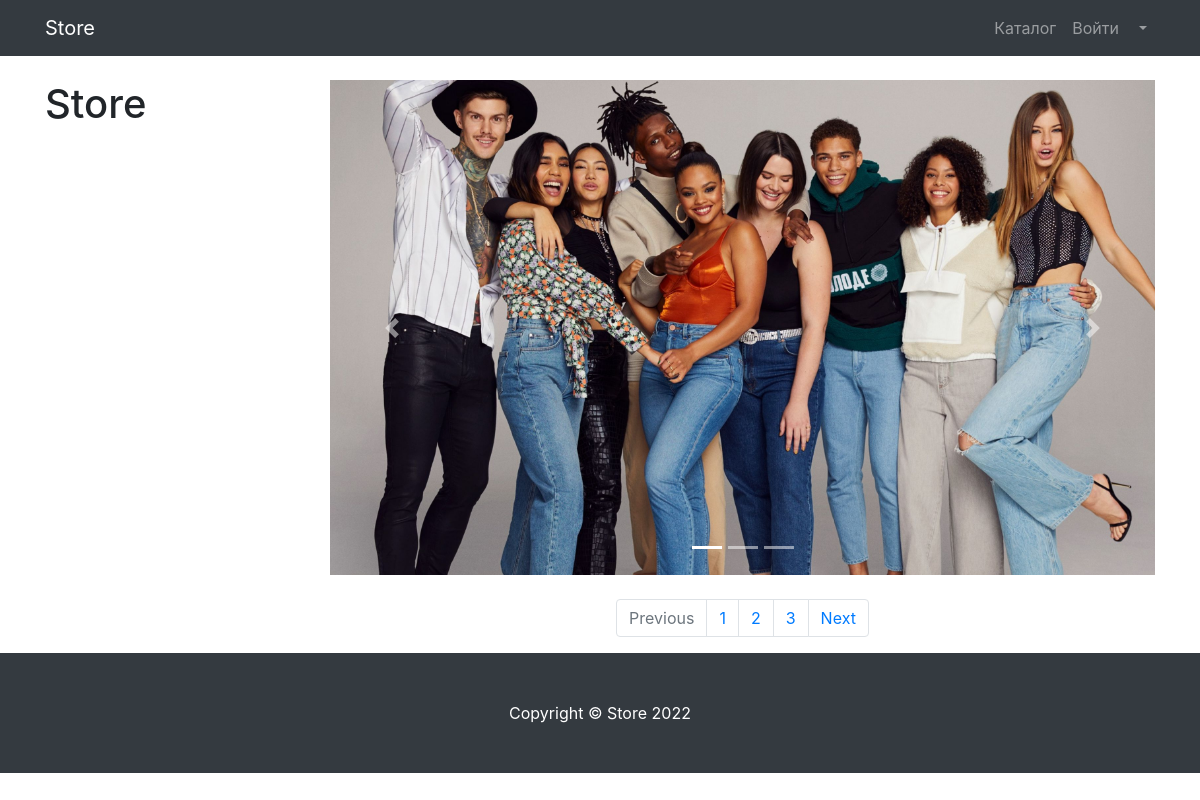
The app's page /products, older data.
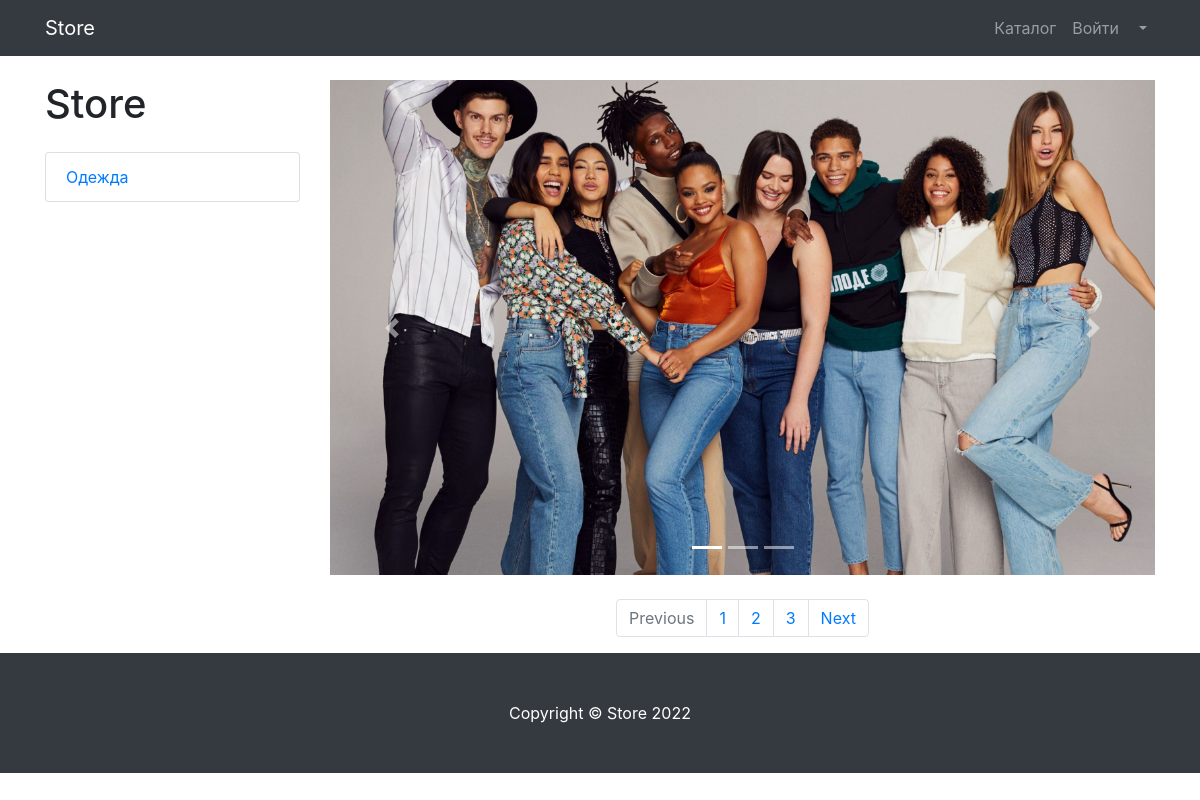
The same page, newer data.
### products/models.py (models this page shows)
class ProductCategory(models.Model):
    name = models.CharField(max_length=128, unique=True)
    description = models.TextField(null=True, blank=True)
    def __str__(self) -> str:
        return self.name

### products/views.py (the view)
# urls.py: path('products', products, name='products'), #стартовая страница
def products(request):
    context = {
        'title': 'Store - Каталог',
        'products': Product.objects.all(),
        'categorys': ProductCategory.objects.all()
    }
    return render(request, 'products/products.html', context)

### products/templates/products/products.html (shortened to what this page needs)
{% extends 'products/base.html' %}
{% load static %}
{% block css %}
    <link href="{% static 'vendor/css/products.css' %}" rel="stylesheet">
{% endblock css %}
{% block content %}
    <div class="container">
        <div class="row">
            <div class="col-lg-3">
                <h1 class="my-4">Store</h1>
                <div class="list-group">
                    {% for category in categorys %}
                        <a href="#" class="list-group-item">{{ category }}</a>
                    {% endfor %}
                </div>
            </div>
            <div class="col-lg-9">
                <div id="carouselExampleIndicators" class="carousel slide my-4" data-ride="carousel">
                    <ol class="carousel-indicators">
                        <li data-target="#carouselExampleIndicators" data-slide-to="0" class="active"></li>
                        <li data-target="#carouselExampleIndicators" data-slide-to="1"></li>
                        <li data-target="#carouselExampleIndicators" data-slide-to="2"></li>
                    </ol>
                    <div class="carousel-inner" role="listbox">
                        <div class="carousel-item active">
                            <img class="d-block img-fluid" src="{% static 'vendor/img/slides/slide-1.jpg' %}" alt="First slide">
                        </div>
                    </div>
                    <a class="carousel-control-prev" href="#carouselExampleIndicators" role="button" data-slide="prev">
                        <span class="carousel-control-prev-icon" aria-hidden="true"></span>
                    </a>
                    <a class="carousel-control-next" href="#carouselExampleIndicators" role="button" data-slide="next">
                        <span class="carousel-control-next-icon" aria-hidden="true"></span>
                    </a>
                </div>
                <nav aria-label="Page navigation example">
                    <ul class="pagination justify-content-center">
                        <li class="page-item disabled">
                            <a class="page-link" href="#" tabindex="-1" aria-disabled="true">Previous</a>
                        </li>
                        <li class="page-item"><a class="page-link" href="#">1</a></li>
                        <li class="page-item"><a class="page-link" href="#">2</a></li>
                        <li class="page-item"><a class="page-link" href="#">3</a></li>
                        <li class="page-item">
                            <a class="page-link" href="#">Next</a>
                        </li>
                    </ul>
                </nav>
            </div>
        </div>
    </div>
{% endblock content %}
{% block footer %}
    <footer class="py-5 bg-dark">
        <div class="container">
            <p class="m-0 text-center text-white">Copyright &copy; Store 2022</p>
        </div>
    </footer>
{% endblock footer %}

Row changes from the older to the newer data that the page shows:
added ProductCategory: name "Одежда"
